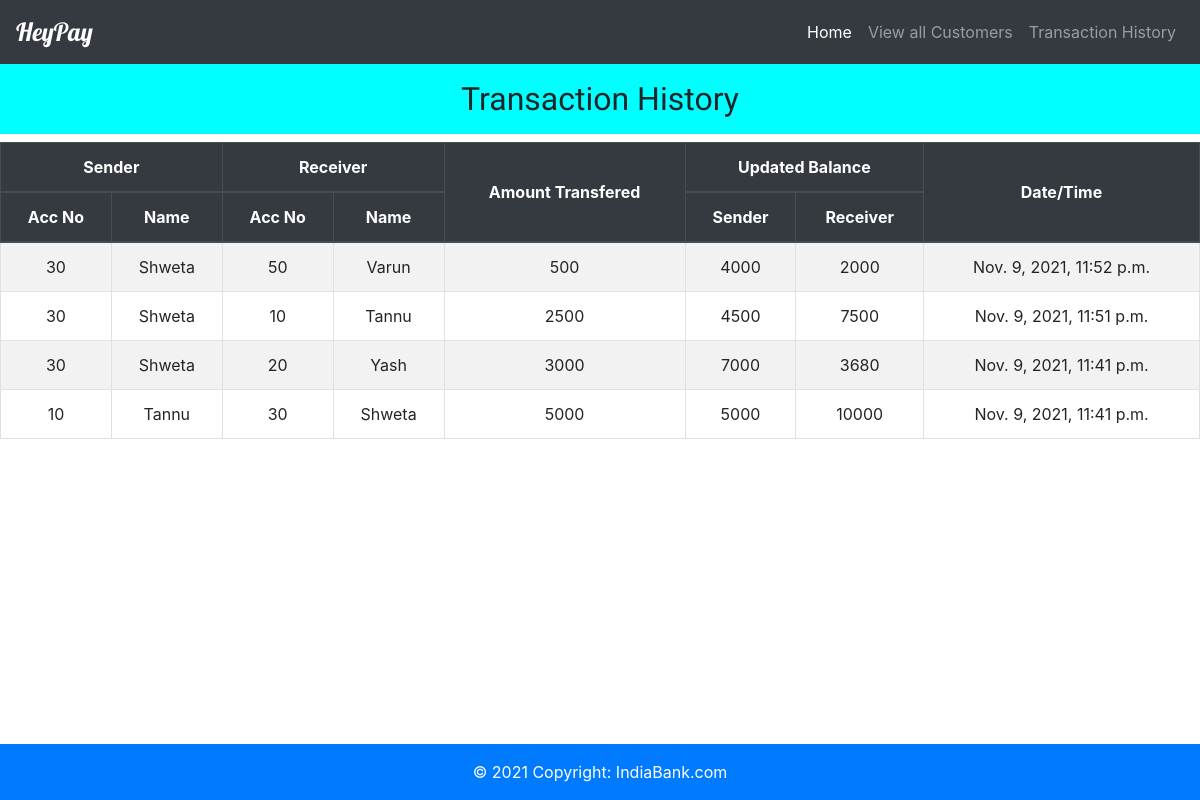
Page /Trans_History/ on the committed database.
### bank/models.py (models this page shows)
class Transaction(models.Model):
    Acc_No=models.ForeignKey(Customer,on_delete=models.CASCADE)
    Amount_transferred = models.IntegerField(default=0)
    Acc_no_of_reciever = models.IntegerField(default=0)
    updated_balance_of_reciever= models.IntegerField(default=0)
    Updated_balance_of_sender= models.IntegerField(default=0)
    Sender_name=models.CharField(max_length=100)
    Reciever_name=models.CharField(max_length=100)
    Date_Time=models.DateTimeField(default= timezone.now)

class Customer(models.Model):
    Acc_No = models.IntegerField(primary_key=True)
    Account_Holder = models.CharField(max_length=200)
    Email_Id = models.EmailField(max_length=200)
    Current_Balance=models.IntegerField()
    def __str__(self):
        return str(self.Acc_No)

### bank/views.py (the view)
# urls.py: path('Trans_History/',views.Transaction_His,name='Transactions'),
def Transaction_His(request):
    transfer=Transaction.objects.all().order_by("-id")
    return render(request,"Transhis.html",{'transfer':transfer})

### Templates/Transhis.html (shortened to what this page needs)
{% extends 'Base.html' %}
{% load static %}
{% block content %}
<h2 align="center" class="pb-3 pt-3" style="font-family: 'Courgette', cursive; background-color: aqua;">Transaction History</h2>
<table class="table table-striped table-bordered table-hover">
    <thead class="thead-dark">
      <tr align="center">
        <th colspan="2">Sender</th>
        <th colspan="2">Receiver</th>
        <th rowspan="2" class="align-middle">Amount Transfered</th>
        <th colspan="2">Updated Balance</th>
        <th rowspan="2" class="align-middle">Date/Time</th>
     </tr>
     <tr align="center">
        <th>Acc No</th>
        <th>Name</th>
        <th>Acc No</th>
        <th>Name</th>
        <th>Sender</th>
        <th>Receiver</th>
     </tr>
    </thead>
    <tbody>
        {% for c in transfer %}
        <tr align="center">
         <td>{{ c.Acc_No }}</td>
         <td>{{ c.Sender_name }}</td>
         <td>{{ c.Acc_no_of_reciever }}</td>
         <td>{{ c.Reciever_name }}</td>
         <td>{{ c.Amount_transferred }}</td>
         <td>{{ c.Updated_balance_of_sender }}</td>
         <td>{{ c.updated_balance_of_reciever }}</td>
         <td>{{ c.Date_Time }}</td>
        </tr>
        {% endfor %}
    </tbody>
</table>
{% endblock content %}

### rows in the picture
Transaction: Acc_No "30", Sender_name "Shweta", Acc_no_of_reciever "50", Reciever_name "Varun", Amount_transferred "500", Updated_balance_of_sender "4000", updated_balance_of_reciever "2000", Date_Time "Nov. 9, 2021, 11:52 p.m."
Transaction: Acc_No "30", Sender_name "Shweta", Acc_no_of_reciever "10", Reciever_name "Tannu", Amount_transferred "2500", Updated_balance_of_sender "4500", updated_balance_of_reciever "7500", Date_Time "Nov. 9, 2021, 11:51 p.m."
Transaction: Acc_No "30", Sender_name "Shweta", Acc_no_of_reciever "20", Reciever_name "Yash", Amount_transferred "3000", Updated_balance_of_sender "7000", updated_balance_of_reciever "3680", Date_Time "Nov. 9, 2021, 11:41 p.m."
Transaction: Acc_No "10", Sender_name "Tannu", Acc_no_of_reciever "30", Reciever_name "Shweta", Amount_transferred "5000", Updated_balance_of_sender "5000", updated_balance_of_reciever "10000", Date_Time "Nov. 9, 2021, 11:41 p.m."
